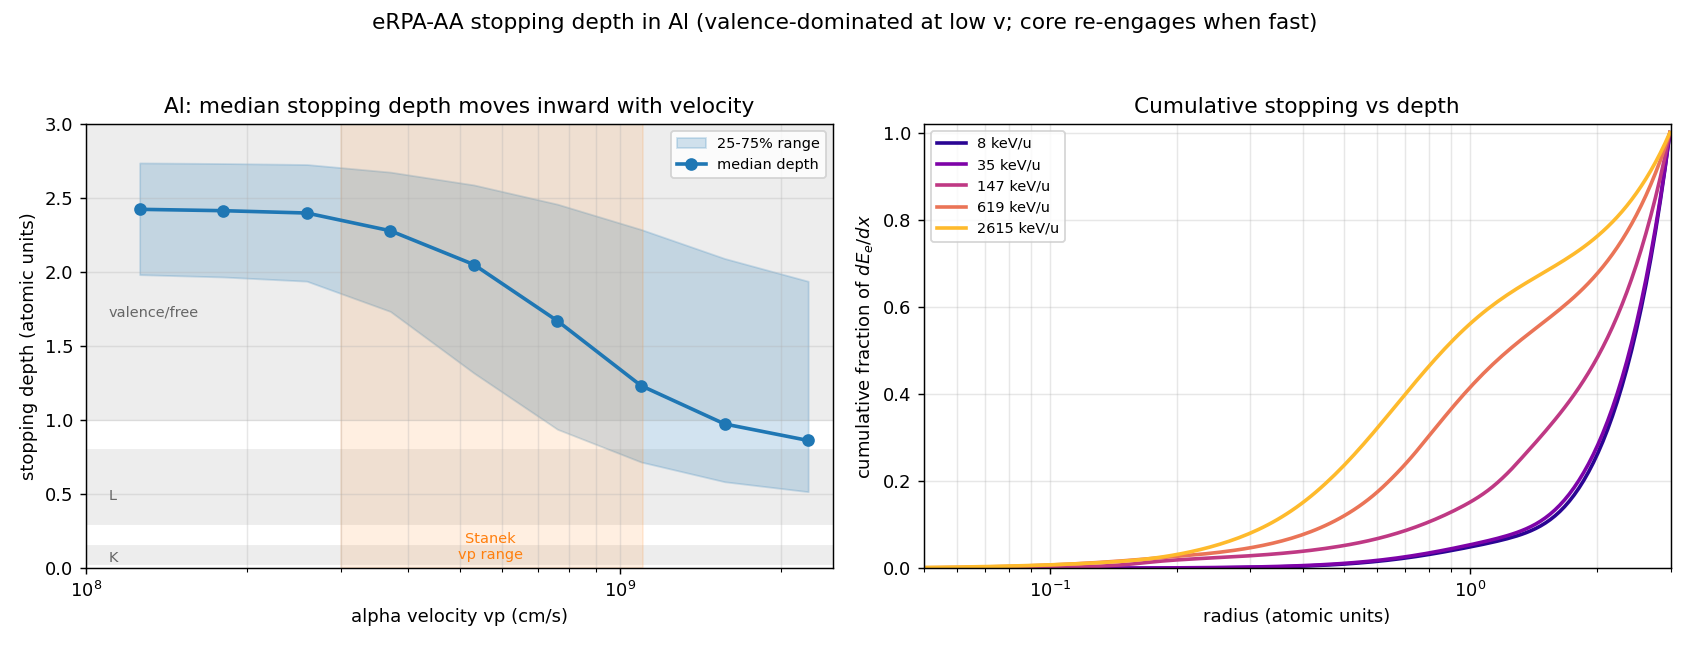

Write Python code to recreate this figure.
"""
stopping_depth.py -- which electron shells supply the eRPA-AA electronic stopping,
as a function of projectile velocity?

The average-atom model integrates the stopping over the FULL bound+free radial
electron density, so dE/dx can be decomposed by radius:

    dE/dx = integral_0^rs  [ 4 pi r^2 rho(r) ] * L(r,v)  dr

This is something a TD-DFT-MD calculation cannot do directly: it propagates the
valence electrons explicitly and ADDS an estimated deep-core contribution.

PHYSICAL RESULT (Al, 2.7 g/cc, 1 eV):  the stopping is dominated by the loosely
bound valence/conduction electrons at the Wigner-Seitz edge at low velocity
(median depth r50 ~ 2.4 a.u.); as the projectile speeds up the median stopping
depth moves steadily INWARD -- the core re-engages -- reaching ~1.0 a.u. by
1 MeV/u.  In the Stanek alpha velocity range (Bragg peak and above, vp ~ 3-10e8
cm/s) the median depth is the valence/free + outer-L region, NOT the deep K-shell;
so the AA-vs-TD-DFT-MD gap near the peak is a valence/free-electron treatment
difference, not deep-core over-counting.

KNOWN DIAGNOSTIC CAVEAT (investigated June 2026): the radial-distribution output
(dedx --mout=1, arrays rdedx/cdedx) carries a spurious inner contribution at the
SINGLE LOWEST energy grid point (ie=1, e0=emin).  It is an edge artifact of the
mout diagnostic only:
  * it tracks emin exactly (same physical velocity is clean as the 2nd grid point
    but artifacted as the 1st), so it is not a physical velocity threshold;
  * it is NOT the binding correction (icb=0 leaves it unchanged) and NOT the
    stopping-table resolution (the table grid is fixed, 100..1e-4 MeV/u);
  * the INTEGRATED stopping in dedx.dat is unaffected -- matched-velocity totals
    are grid-independent -- so all stopping curves / experimental comparisons stand.
We therefore set emin well below the analysis range and DROP the first slice.

Run after:  python dedx.py --zt=13 --zp=2 --d=2.7 --t=1 --aa=2 --nuc=0 --mout=1 \
                           --od=/tmp/aldepth --emin=0.004 --emax=5 --mep=145
"""
import numpy as np
import matplotlib
matplotlib.use('Agg')
import matplotlib.pyplot as plt
import rd

VP = lambda E_amu: 1.389e9 * np.sqrt(E_amu)          # cm/s from MeV/amu (alpha)
d, r = rd.rcdedx('/tmp/aldepth')
rad = d[0]
rho4pir2 = d[1]
M = np.concatenate([[0], np.cumsum(0.5 * (rho4pir2[1:] + rho4pir2[:-1]) * np.diff(rad))])
Z = M[-1]
sel = list(range(1, r.shape[1]))                     # DROP slice 0 (ie=1 edge artifact)
Evals = np.array([r[0, i, 0] for i in sel])
vp = VP(Evals)


def quantile_depth(i, q):
    cum = r[2, i, :] / r[2, i, -1]
    return np.interp(q, cum, rad)


fig, (axL, axR) = plt.subplots(1, 2, figsize=(13, 5))

# left: median stopping depth (with 25-75% band) vs velocity, shell bands
r50 = np.array([quantile_depth(i, 0.5) for i in sel])
r25 = np.array([quantile_depth(i, 0.25) for i in sel])
r75 = np.array([quantile_depth(i, 0.75) for i in sel])
for y0, y1, lab in [(0.03, 0.15, 'K'), (0.3, 0.8, 'L'), (1.0, 2.99, 'valence/free')]:
    axL.axhspan(y0, y1, color='0.93', zorder=0)
    axL.text(1.1e8, np.sqrt(y0 * y1), lab, fontsize=8, color='0.4', va='center')
axL.fill_between(vp, r25, r75, color='tab:blue', alpha=0.2, label='25-75% range')
axL.plot(vp, r50, 'o-', color='tab:blue', lw=2, label='median depth')
axL.axvspan(3e8, 1.1e9, color='tab:orange', alpha=0.12)
axL.text(5.7e8, 0.06, 'Stanek\nvp range', fontsize=8, color='tab:orange', ha='center')
axL.set_xscale('log'); axL.set_xlim(1e8, 2.5e9); axL.set_ylim(0, 3.0)
axL.set_xlabel('alpha velocity vp (cm/s)')
axL.set_ylabel('stopping depth (atomic units)')
axL.set_title('Al: median stopping depth moves inward with velocity')
axL.legend(fontsize=8, loc='upper right'); axL.grid(alpha=.3, which='both')

# right: cumulative fraction vs radius for a few velocities
pick = [sel[0], sel[2], sel[4], sel[6], sel[8]]
cmap = plt.cm.plasma(np.linspace(0.05, 0.85, len(pick)))
for c, i in zip(cmap, pick):
    cum = r[2, i, :] / r[2, i, -1]
    axR.plot(rad, cum, color=c, lw=2, label='%.0f keV/u' % (r[0, i, 0] * 1e3))
axR.set_xscale('log'); axR.set_xlim(0.05, 3.0); axR.set_ylim(0, 1.02)
axR.set_xlabel('radius (atomic units)')
axR.set_ylabel('cumulative fraction of $dE_e/dx$')
axR.set_title('Cumulative stopping vs depth')
axR.legend(fontsize=8, loc='upper left'); axR.grid(alpha=.3, which='both')

fig.suptitle('eRPA-AA stopping depth in Al (valence-dominated at low v; core re-engages when fast)')
fig.tight_layout(rect=[0, 0, 1, 0.95])
fig.savefig('stopping_depth.pdf'); fig.savefig('stopping_depth.png', dpi=130)
print('wrote stopping_depth.pdf / .png  (first slice ie=1 dropped)\n')
print(' vp(cm/s)   E(keV/u)   r(50%% of dEdx)  shell')
for i in sel:
    cum = r[2, i, :] / r[2, i, -1]
    r50i = np.interp(0.5, cum, rad)
    sh = 'L/inner' if r50i < 1.0 else 'valence/free'
    print('  %.2e   %6.1f      %.3f a.u.    %s' % (VP(r[0, i, 0]), r[0, i, 0] * 1e3, r50i, sh))
